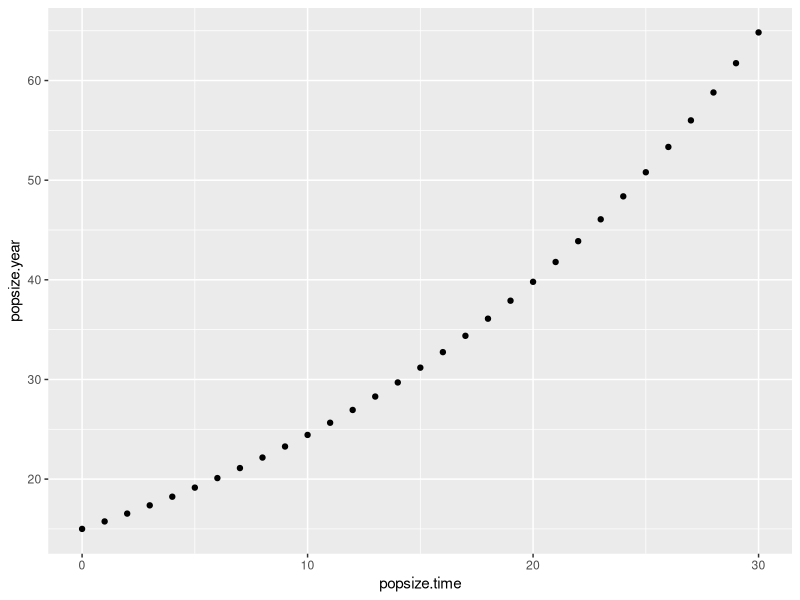
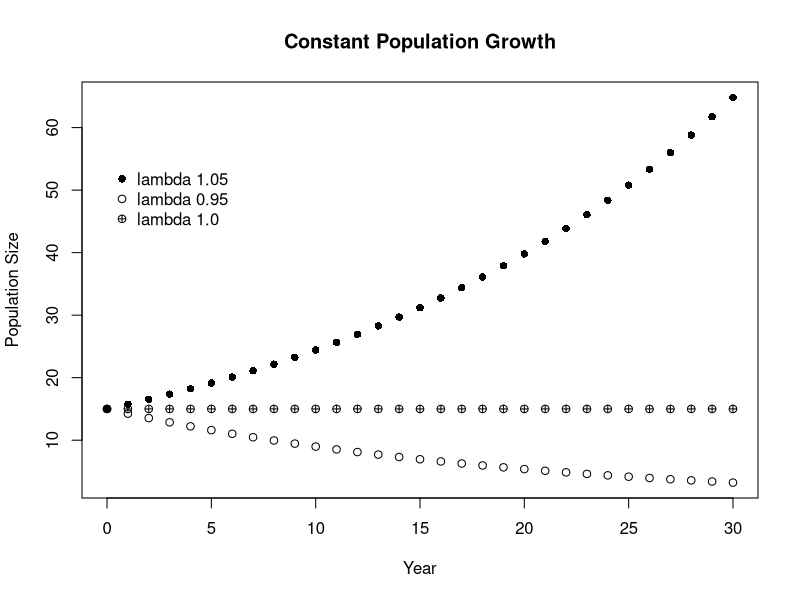
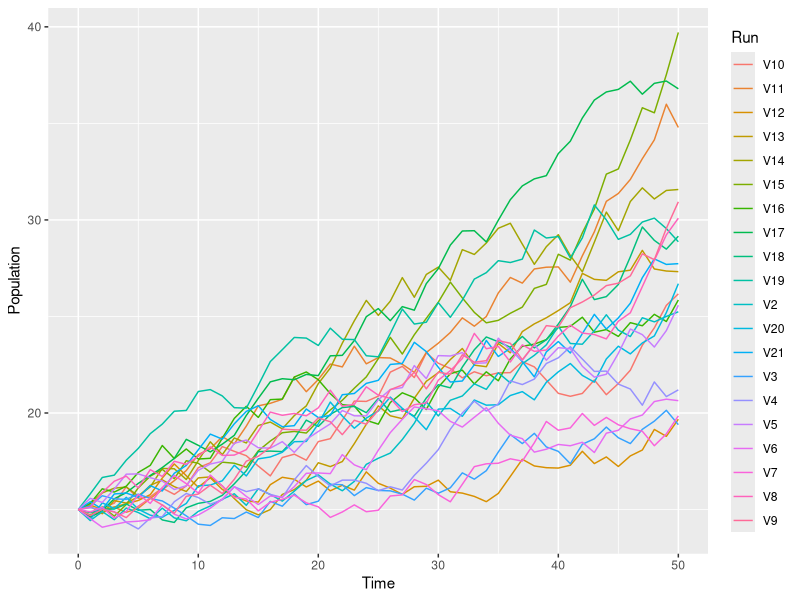
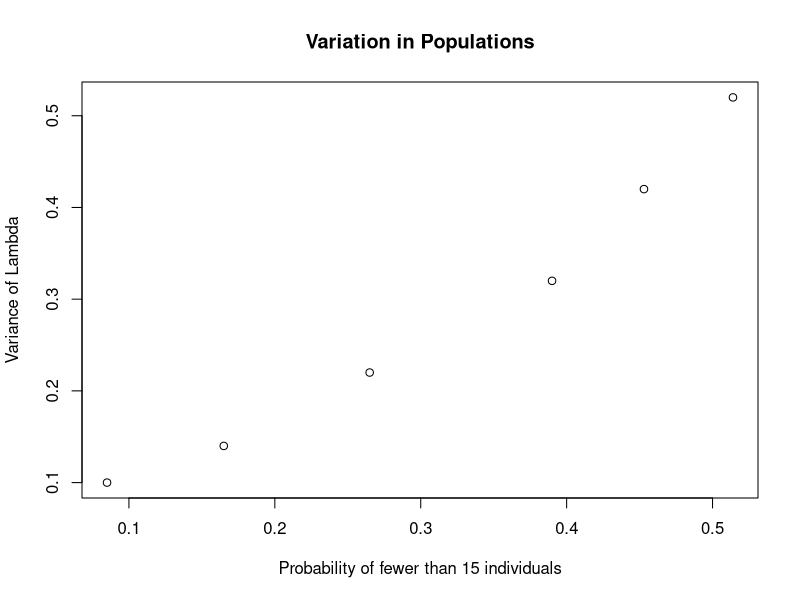

Recreate these plots in R, in order. (Note: this script raises an error after producing the figures.)
## ---- chunk 1
library(dplyr)
library(ggplot2)
library(tidyr)
## ---- chunk 2
#2a
library(ggplot2)
time.zero<-0
end.time<-30
pop.initial<-15
lambda<-1.05
popsize.year<-numeric()
popsize.time<-numeric()
for(i in time.zero:end.time){
  popsize.year[i+1]<-pop.initial*lambda^i
  for(j in time.zero:end.time){
    popsize.time[j+1]<-time.zero+j
  }
}
newa<-cbind(popsize.time,popsize.year)
newa
qplot(popsize.time,popsize.year)

#2b
lambda.2<-0.95
popsize.year.2<-numeric()
popsize.time<-numeric()
for(i in time.zero:end.time){
  popsize.year.2[i+1]<-pop.initial*lambda.2^i
  for(j in time.zero:end.time){
    popsize.time[j+1]<-time.zero+j
  }
}
newb<-cbind(popsize.time,popsize.year,popsize.year.2)
newb

#2c
lambda.3<-1
popsize.year.3<-numeric()
popsize.time<-numeric()
for(i in time.zero:end.time){
  popsize.year.3[i+1]<-pop.initial*lambda.3^i
  for(j in time.zero:end.time){
    popsize.time[j+1]<-time.zero+j
  }
}
new<-cbind(popsize.time,popsize.year,popsize.year.2,popsize.year.3)
new

#2 discrete plot with all three lambda values
new.use<-data.frame(new)
x<-new.use$popsize.time
y<-cbind(new.use$popsize.year,new.use$popsize.year.2,new.use$popsize.year.3)
matplot(x,y,type="p",pch=c(16,1,10),col=c(1,1,1),xlab="Year",ylab="Population Size",main="Constant Population Growth")
legend(0,55,legend = c("lambda 1.05","lambda 0.95","lambda 1.0"),pch=c(16,1,10),bty = "n")
## ---- chunk 3
set.seed(320)
pop.20 <- matrix(nrow = 51, ncol = 20)
pop.20[1,] <- 15
for (j in 1:dim(pop.20)[2]){
  for (i in 2:dim(pop.20)[1]) {
    current.pop <- pop.20[i-1,j]
    pop.20[i,j] = current.pop*runif(1, min = 0.96, max = 1.06)
}
}
time.20 <- seq(0, 51, by = 1)
pop.time.20 <- data.frame(cbind(time.20, pop.20))
pop.20.gathered <- pop.time.20 %>%
  gather(Run, Population, 2:21)
colnames(pop.20.gathered) <- c("Time", "Run", "Population")

pop.20.plot <- ggplot(pop.20.gathered, aes(Time, Population, color = Run)) + 
  geom_line()
pop.20.plot
## ---- chunk 4
set.seed(3100)
pop.1000 <- matrix(nrow=51, ncol = 1000)
pop.1000[1,] <- 15
for (j in 1:dim(pop.1000)[2]){
  for (i in 2:dim(pop.1000)[1]) {
    current.pop <- pop.1000[i-1,j]
    pop.1000[i,j] = current.pop*runif(1, min = 0.96, max = 1.06)
}
}
Time2 <- seq(0, 51, by = 1)
plus.time <- cbind(Time2, pop.1000)
quantile(plus.time[51,2:1001], probs=c(0.025,0.975))
mean(plus.time[51,2:1001])
## ---- chunk 5
#4-1
sum(plus.time<15)
4314/51000
#0.085

set.seed(41)
pop.4 <- matrix(nrow=51, ncol = 1000)
pop.4[1,] <- 15
for (j in 1:dim(pop.4)[2]){
  for (i in 2:dim(pop.4)[1]) {
    current.pop.4 <- pop.4[i-1,j]
    pop.4[i,j] = current.pop.4*runif(1.01, min = 0.94, max = 1.08)
  }
}
Time2 <- seq(0, 51, by = 1)
plus.time.4 <- cbind(Time2, pop.4)
sum(plus.time.4<15)
8419/51000
#0.165 -- variation is 0.14

#4-2
set.seed(42)
pop.42 <- matrix(nrow=51, ncol = 1000)
pop.42[1,] <- 15
for (j in 1:dim(pop.42)[2]){
  for (i in 2:dim(pop.42)[1]) {
    current.pop.42 <- pop.42[i-1,j]
    pop.42[i,j] = current.pop.42*runif(1.01, min = 0.90, max = 1.12)
  }
}
Time2 <- seq(0, 51, by = 1)
plus.time.42 <- cbind(Time2, pop.42)
sum(plus.time.42<15)
13513/51000
#0.265-- variation is 0.22

#4-3
set.seed(43)
pop.43 <- matrix(nrow=51, ncol = 1000)
pop.43[1,] <- 15
for (j in 1:dim(pop.43)[2]){
  for (i in 2:dim(pop.43)[1]) {
    current.pop.43 <- pop.43[i-1,j]
    pop.43[i,j] = current.pop.43*runif(1.01, min = 0.85, max = 1.17)
  }
}
Time2 <- seq(0, 51, by = 1)
plus.time.43 <- cbind(Time2, pop.43)
sum(plus.time.43<15)
19888/51000
#0.390-- variation is 0.32

#4-4
set.seed(44)
pop.44 <- matrix(nrow=51, ncol = 1000)
pop.44[1,] <- 15
for (j in 1:dim(pop.44)[2]){
  for (i in 2:dim(pop.44)[1]) {
    current.pop.44 <- pop.44[i-1,j]
    pop.44[i,j] = current.pop.44*runif(1.01, min = 0.80, max = 1.22)
  }
}
Time2 <- seq(0, 51, by = 1)
plus.time.44 <- cbind(Time2, pop.44)
sum(plus.time.44<15)
23085/51000
#0.453-- variation is 0.42

#4-5
set.seed(45)
pop.45 <- matrix(nrow=51, ncol = 1000)
pop.45[1,] <- 15
for (j in 1:dim(pop.45)[2]){
  for (i in 2:dim(pop.45)[1]) {
    current.pop.45 <- pop.45[i-1,j]
    pop.45[i,j] = current.pop.45*runif(1.01, min = 0.75, max = 1.27)
  }
}
Time2 <- seq(0, 51, by = 1)
plus.time.45 <- cbind(Time2, pop.45)
sum(plus.time.45<15)
26205/51000
#0.514-- variation is 0.52

#plot of variation vs delta lambdas
probability<-c(0.085,0.165,0.265,0.390,0.453,0.514)
variance<-c(0.10,0.14,0.22,0.32,0.42,0.52)
plot(probability,variance,xlab="Probability of fewer than 15 individuals",
     ylab="Variance of Lambda",main="Variation in Populations")
#as variation increases the probability of getting a population size that is less than 15
#increases, this happens because the range in increasing
## ---- chunk 6
#5a
ran.lambda<-rlnorm(50,0.1,0.5)
ran.lambda
lambda.arithmetric<-mean(ran.lambda)
lambda.geometric<-exp(mean(log(ran.lambda)))
lambda.variance<-var(ran.lambda)
lambda.geometric
lambda.arithmetric
lambda.variance
## ---- chunk 7

loglam <- rlnorm(50, meanlog = 0.1, sdlog = 0.5)
loglam.var <- var(loglam)
loglam.arithmetic <- mean(loglam)
loglam.geometric <- exp(mean(log(loglam)))

## ---- chunk 8
log(loglam.geometric/loglam.arithmetic)*(-2*loglam.arithmetic^2) = loglam.var
## ---- chunk 9
mean.seq <- seq(from = 0.06, to = 0.15, by = 0.01)
sd.seq <- seq(from = 0.46, to = 0.55, by = 0.01)
loglam.mat <- matrix(nrow = 10, ncol = 6)
for (j in 1:dim(loglam.mat)[1]){
        loglam.mat[j,1] <- mean.seq[j]
        loglam.mat[j,2] <- sd.seq[j]
        sample <- rlnorm(50, meanlog = mean.seq[j], sdlog = sd.seq[j])
        loglam.mat[j,3] <- mean(sample)
        loglam.mat[j,4] <- exp(mean(sample))
        loglam.mat[j,5] <- var(sample)
        loglam.mat[j,6] <- log(loglam.mat[j,3]/loglam.mat[j,4])*(-2*loglam.mat[j,3]^2)
}
colnames(loglam.mat) <- c("logmean", "logsd", "amean", "gmean", "var", "left")
loglam.frame <- data.frame(loglam.mat)
## ---- chunk 10
loglam.reg <- glm(left ~ var, data = loglam.frame)
summary(loglam.reg)
## ---- chunk 11

ricky <- matrix(nrow = 51, ncol = 1000)
ricky[,1] <- 10
ricky.seq <- seq(from = 1, to = 2, by = 0.02)
for (j in 1:dim(ricky)[1]){
  for (i in 2:dim(ricky)[2]) {
    current.pop <- ricky[j,i-1]
    ricky[j,i] = current.pop*exp(ricky.seq[j]*(1-(current.pop/20)))
}
}

matplot(y = ricky[1,951:1000])
